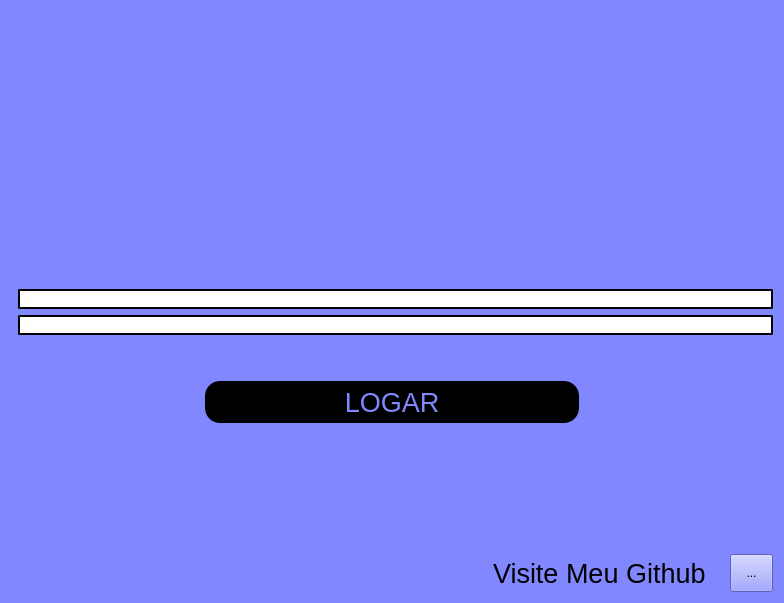
<?xml version="1.0" encoding="UTF-8"?>
<ui version="4.0">
 <class>Login</class>
 <widget class="QDialog" name="Login">
  <property name="windowModality">
   <enum>Qt::WindowModal</enum>
  </property>
  <property name="enabled">
   <bool>true</bool>
  </property>
  <property name="geometry">
   <rect>
    <x>0</x>
    <y>0</y>
    <width>784</width>
    <height>603</height>
   </rect>
  </property>
  <property name="sizePolicy">
   <sizepolicy hsizetype="Fixed" vsizetype="Fixed">
    <horstretch>0</horstretch>
    <verstretch>0</verstretch>
   </sizepolicy>
  </property>
  <property name="minimumSize">
   <size>
    <width>784</width>
    <height>603</height>
   </size>
  </property>
  <property name="maximumSize">
   <size>
    <width>1167</width>
    <height>603</height>
   </size>
  </property>
  <property name="windowTitle">
   <string>Dialog</string>
  </property>
  <property name="styleSheet">
   <string notr="true">background-color: rgb(129, 135, 255);</string>
  </property>
  <layout class="QVBoxLayout" name="verticalLayout_3">
   <item>
    <spacer name="verticalSpacer">
     <property name="orientation">
      <enum>Qt::Vertical</enum>
     </property>
     <property name="sizeHint" stdset="0">
      <size>
       <width>20</width>
       <height>40</height>
      </size>
     </property>
    </spacer>
   </item>
   <item>
    <layout class="QVBoxLayout" name="verticalLayout">
     <item>
      <layout class="QHBoxLayout" name="horizontalLayout">
       <property name="spacing">
        <number>0</number>
       </property>
       <item>
        <widget class="QLabel" name="label">
         <property name="maximumSize">
          <size>
           <width>35</width>
           <height>32</height>
          </size>
         </property>
         <property name="text">
          <string/>
         </property>
         <property name="pixmap">
          <pixmap>../imagens/usuario.png</pixmap>
         </property>
        </widget>
       </item>
       <item>
        <widget class="QLineEdit" name="lineEdit">
         <property name="minimumSize">
          <size>
           <width>72</width>
           <height>0</height>
          </size>
         </property>
         <property name="maximumSize">
          <size>
           <width>1000</width>
           <height>40</height>
          </size>
         </property>
         <property name="styleSheet">
          <string notr="true">background-color: rgb(255, 255, 255);
border-radius: 15px;
border-style: outset;
border-width: 2px;</string>
         </property>
         <property name="inputMethodHints">
          <set>Qt::ImhNone</set>
         </property>
         <property name="text">
          <string/>
         </property>
         <property name="clearButtonEnabled">
          <bool>true</bool>
         </property>
        </widget>
       </item>
      </layout>
     </item>
     <item>
      <layout class="QHBoxLayout" name="horizontalLayout_2">
       <property name="spacing">
        <number>0</number>
       </property>
       <item>
        <widget class="QLabel" name="label_2">
         <property name="maximumSize">
          <size>
           <width>32</width>
           <height>40</height>
          </size>
         </property>
         <property name="text">
          <string/>
         </property>
         <property name="pixmap">
          <pixmap>../imagens/senha.png</pixmap>
         </property>
         <property name="scaledContents">
          <bool>false</bool>
         </property>
         <property name="alignment">
          <set>Qt::AlignRight|Qt::AlignTrailing|Qt::AlignVCenter</set>
         </property>
        </widget>
       </item>
       <item>
        <widget class="QLineEdit" name="lineEdit_2">
         <property name="sizePolicy">
          <sizepolicy hsizetype="Expanding" vsizetype="Fixed">
           <horstretch>0</horstretch>
           <verstretch>0</verstretch>
          </sizepolicy>
         </property>
         <property name="minimumSize">
          <size>
           <width>92</width>
           <height>0</height>
          </size>
         </property>
         <property name="maximumSize">
          <size>
           <width>1000</width>
           <height>40</height>
          </size>
         </property>
         <property name="styleSheet">
          <string notr="true">background-color: rgb(255, 255, 255);
border-radius: 15px;
border-style: outset;
border-width: 2px;</string>
         </property>
         <property name="inputMethodHints">
          <set>Qt::ImhNone</set>
         </property>
         <property name="clearButtonEnabled">
          <bool>true</bool>
         </property>
        </widget>
       </item>
      </layout>
     </item>
     <item>
      <layout class="QVBoxLayout" name="verticalLayout_2">
       <property name="sizeConstraint">
        <enum>QLayout::SetDefaultConstraint</enum>
       </property>
       <property name="rightMargin">
        <number>0</number>
       </property>
       <property name="bottomMargin">
        <number>0</number>
       </property>
       <item>
        <spacer name="verticalSpacer_2">
         <property name="orientation">
          <enum>Qt::Vertical</enum>
         </property>
         <property name="sizeHint" stdset="0">
          <size>
           <width>20</width>
           <height>40</height>
          </size>
         </property>
        </spacer>
       </item>
       <item alignment="Qt::AlignHCenter">
        <widget class="QPushButton" name="pushButton">
         <property name="sizePolicy">
          <sizepolicy hsizetype="Fixed" vsizetype="Fixed">
           <horstretch>0</horstretch>
           <verstretch>0</verstretch>
          </sizepolicy>
         </property>
         <property name="minimumSize">
          <size>
           <width>374</width>
           <height>42</height>
          </size>
         </property>
         <property name="maximumSize">
          <size>
           <width>439</width>
           <height>45</height>
          </size>
         </property>
         <property name="font">
          <font>
           <pointsize>20</pointsize>
          </font>
         </property>
         <property name="styleSheet">
          <string notr="true">background-color: rgb(0, 0, 0);
color: rgb(129, 135, 255);
border-radius: 15px;
border-style: outset;

</string>
         </property>
         <property name="text">
          <string>LOGAR</string>
         </property>
         <property name="autoDefault">
          <bool>true</bool>
         </property>
         <property name="default">
          <bool>false</bool>
         </property>
         <property name="flat">
          <bool>false</bool>
         </property>
        </widget>
       </item>
       <item>
        <widget class="QLabel" name="label_3">
         <property name="minimumSize">
          <size>
           <width>656</width>
           <height>40</height>
          </size>
         </property>
         <property name="maximumSize">
          <size>
           <width>532</width>
           <height>41</height>
          </size>
         </property>
         <property name="font">
          <font>
           <pointsize>13</pointsize>
          </font>
         </property>
         <property name="styleSheet">
          <string notr="true">color: rgb(255, 0, 0);</string>
         </property>
         <property name="text">
          <string/>
         </property>
        </widget>
       </item>
      </layout>
     </item>
     <item>
      <layout class="QHBoxLayout" name="horizontalLayout_3">
       <property name="leftMargin">
        <number>0</number>
       </property>
       <property name="topMargin">
        <number>79</number>
       </property>
       <property name="rightMargin">
        <number>0</number>
       </property>
       <item>
        <spacer name="horizontalSpacer">
         <property name="orientation">
          <enum>Qt::Horizontal</enum>
         </property>
         <property name="sizeHint" stdset="0">
          <size>
           <width>40</width>
           <height>20</height>
          </size>
         </property>
        </spacer>
       </item>
       <item>
        <widget class="QLabel" name="label_5">
         <property name="minimumSize">
          <size>
           <width>231</width>
           <height>0</height>
          </size>
         </property>
         <property name="maximumSize">
          <size>
           <width>249</width>
           <height>30</height>
          </size>
         </property>
         <property name="font">
          <font>
           <pointsize>20</pointsize>
          </font>
         </property>
         <property name="text">
          <string>Visite Meu Github</string>
         </property>
        </widget>
       </item>
       <item>
        <widget class="QToolButton" name="botao_git">
         <property name="minimumSize">
          <size>
           <width>43</width>
           <height>38</height>
          </size>
         </property>
         <property name="text">
          <string>...</string>
         </property>
         <property name="icon">
          <iconset>
           <normaloff>../imagens/github.png</normaloff>../imagens/github.png</iconset>
         </property>
         <property name="iconSize">
          <size>
           <width>48</width>
           <height>48</height>
          </size>
         </property>
        </widget>
       </item>
      </layout>
     </item>
    </layout>
   </item>
  </layout>
 </widget>
 <resources/>
 <connections/>
</ui>
